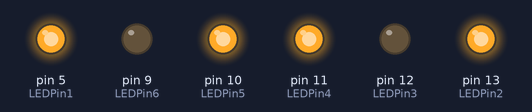
This sketch was run on a simulated Arduino Uno, built with avr-gcc and run on an emulated ATmega328P. Shown: output pins drawn as LEDs (lit = HIGH). The local clock reads 2024-03-15 10:24:30 at power-on unless the sketch sets it.

Above: at 0.1 s.
At 5.1 s:
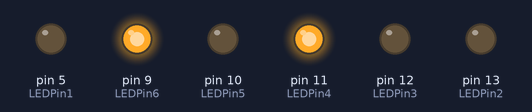
At 10.1 s:
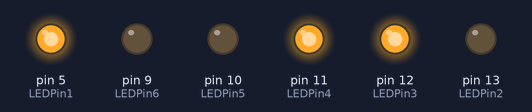
At 19.1 s:
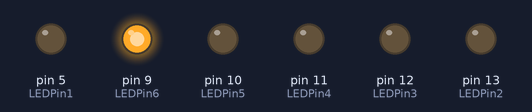
At 29.1 s:
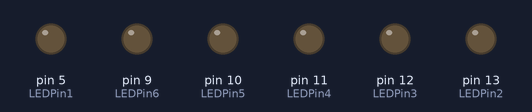
At 39.1 s:
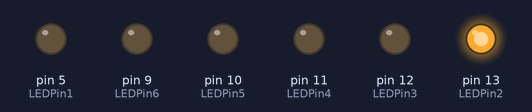
Timing chart, 0 to 40.0 s (numbered marks = the images above):
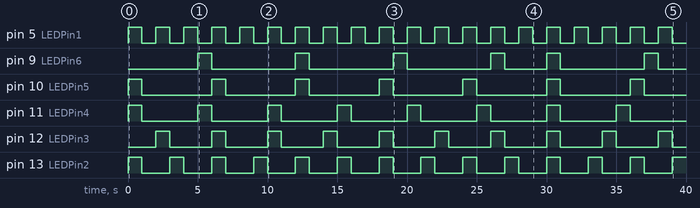

The sketch:

ledLights.ino
```cpp
#include <virtuabotixRTC.h>
#define CLK 6
#define DATA 7
#define RST 8
#define LEDPin6 9
#define LEDPin5 10
#define LEDPin4 11
#define LEDPin3 12
#define LEDPin2 13
#define LEDPin1 5

virtuabotixRTC myRTC(CLK, DATA, RST);// create rtc object
void setup(){
  Serial.begin(9600);
  pinMode(LEDPin6, OUTPUT);
  pinMode(LEDPin5, OUTPUT);
  pinMode(LEDPin4, OUTPUT);
  pinMode(LEDPin3, OUTPUT);
  pinMode(LEDPin2, OUTPUT);
  pinMode(LEDPin1, OUTPUT);


  //set time code dont uncomment unless trying to set time
//myRTC.setDS1302Time(00, 11, 12, 07, 2, 6, 2021);
}


void loop() {
  int timeDiff, lastUpdate =0;
  myRTC.updateTime();
  //check time code to check if time is properly saved
  //Serial.print("Current Date / Time: ");
  //Serial.print(myRTC.dayofmonth);
  //Serial.print("/");
  //Serial.print(myRTC.month);
  //Serial.print("/");
  //Serial.print(myRTC.year);
  //Serial.print(" ");
  //Serial.print(myRTC.hours);
  //Serial.print(":");
  //Serial.print(myRTC.minutes);
  //Serial.print(":");
  //Serial.println(myRTC.seconds);


  timeDiff = myRTC.seconds - lastUpdate;
  if (timeDiff % 2 == 0){
    digitalWrite(LEDPin1, HIGH);

  }
  else{

  digitalWrite(LEDPin1, LOW);
  }


  if (timeDiff % 3 == 0){
    digitalWrite(LEDPin2, HIGH);
  }
  else{
     digitalWrite(LEDPin2, LOW);

 }


 if (timeDiff % 4 == 0){
    digitalWrite(LEDPin3, HIGH);

  }
  else{

  digitalWrite(LEDPin3, LOW);
  }

  if (timeDiff % 5 == 0){
    digitalWrite(LEDPin4, HIGH);

  }
  else{

  digitalWrite(LEDPin4, LOW);
  }

  if (timeDiff % 6 == 0){
    digitalWrite(LEDPin5, HIGH);

  }
  else{

  digitalWrite(LEDPin5, LOW);
  }

  if (timeDiff % 7 == 0){
    digitalWrite(LEDPin6, HIGH);

  }
  else{

  digitalWrite(LEDPin6, LOW);
  }

  lastUpdate = myRTC.seconds;


}
```

Measured:
- by itself, pin 5 (LEDPin1): alternates HIGH for 1.0 s and LOW for 1.0 s
- by itself, pin 9 (LEDPin6): goes 3 × (HIGH 1.0 s, LOW 6.0 s), HIGH 1.0 s, LOW 3.0 s, HIGH 1.0 s, LOW 6.0 s, HIGH 1.0 s, then LOW
- by itself, pin 10 (LEDPin5): alternates HIGH for 1.0 s and LOW for 5.0 s
- by itself, pin 11 (LEDPin4): alternates HIGH for 1.0 s and LOW for 4.0 s
- by itself, pin 12 (LEDPin3): alternates HIGH for 1.0 s and LOW for 3.0 s
- by itself, pin 13 (LEDPin2): alternates HIGH for 1.0 s and LOW for 2.0 s
